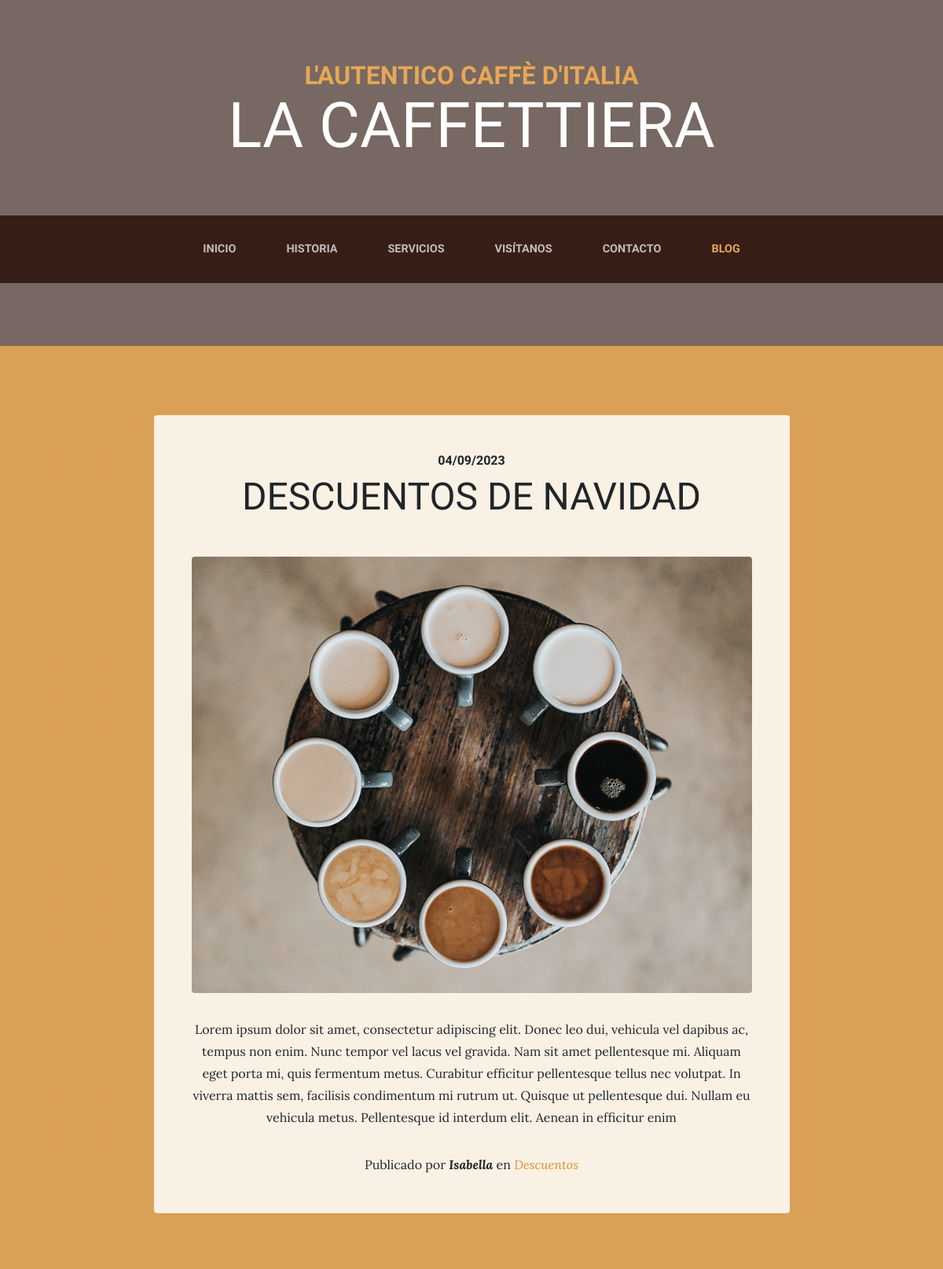
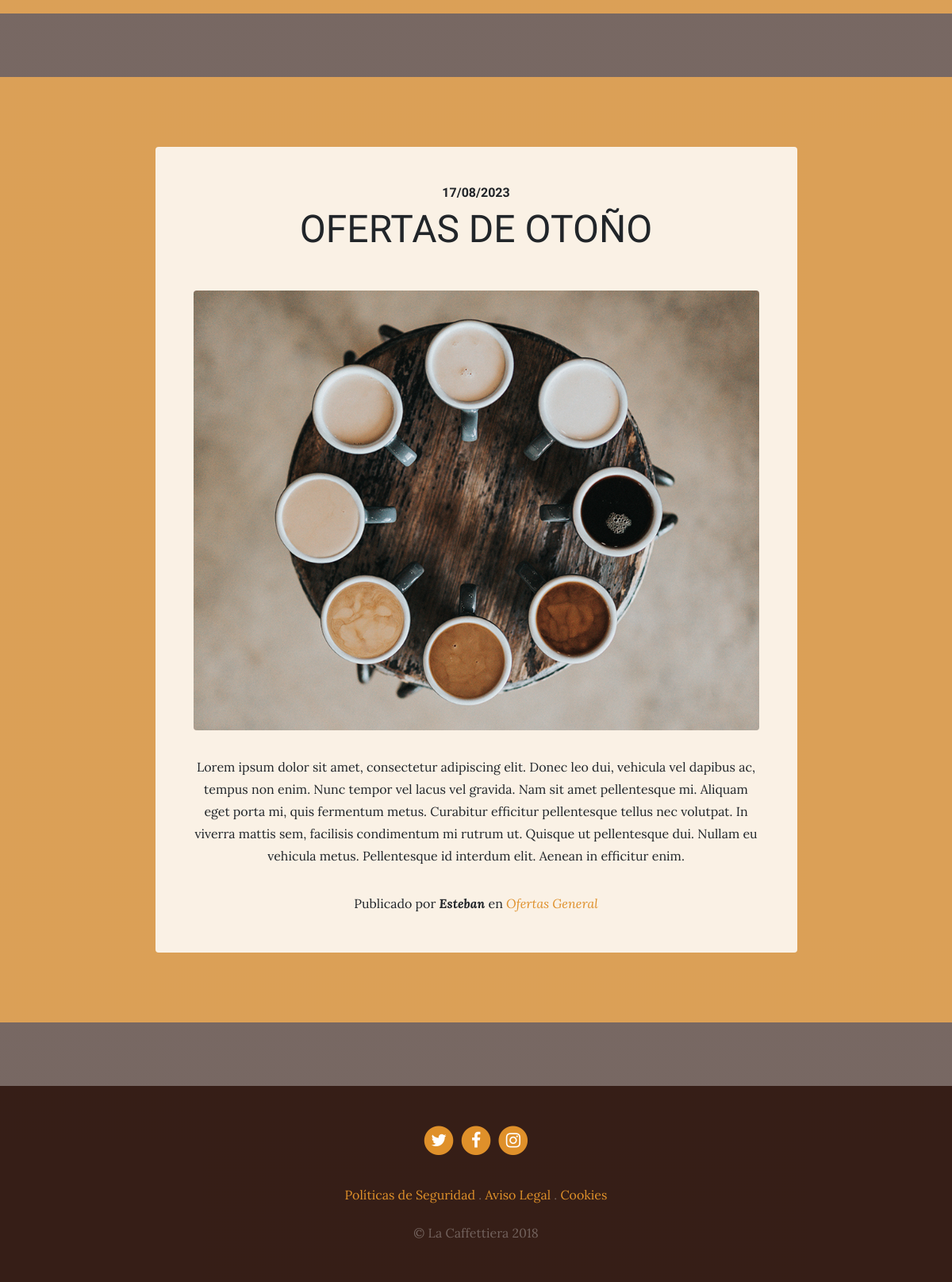
Screenshot of /blog/ with the database file from the repository (2 pictures, top to bottom).
### blog/models.py (models this page shows, shortened)
class Blog(models.Model):
    title=models.CharField(max_length=100, verbose_name="Titulo")
    content=models.TextField(verbose_name="Contenido")
    published=models.DateTimeField(verbose_name="Fecha de publicación", default=now)
    image=models.ImageField(verbose_name="Imagen", upload_to="blog")
    author=models.ForeignKey(User, verbose_name="Autor", on_delete=models.CASCADE)
    categories=models.ManyToManyField(Category, verbose_name="Categorias")
    created=models.DateTimeField(auto_now_add=True, verbose_name="Fecha de creacion")
    updated=models.DateTimeField(auto_now=True, verbose_name="Fecha de modificación")
    class Meta:
        verbose_name="Entrada"
        verbose_name_plural="Entradas"
        ordering=["-created"]
    def __str__(self):
        return self.title

class Category (models.Model):
    name=models.CharField(max_length=50, verbose_name="Nombre de categoria")
    created=models.DateTimeField(auto_now_add=True, verbose_name="Fecha de creacion")
    updated=models.DateTimeField(auto_now=True, verbose_name="Fecha de modificación")
    class Meta:
        verbose_name="Categoria"
        verbose_name_plural="Categorias"
        ordering=["-name"]

### pages/models.py (models this page shows, shortened)
class Page (models.Model):
    title=models.CharField(max_length=100, verbose_name="Título")
    content=RichTextField(verbose_name="Contenido")
    created=models.DateTimeField(auto_now_add=True, verbose_name="Fecha de creacion")
    updated=models.DateTimeField(auto_now=True, verbose_name="Fecha de modificación")
    class Meta:
        verbose_name="Pagina"
        verbose_name_plural="Paginas"
        ordering=["created"]

### blog/views.py (the view)
# urls.py: path('', views.blog, name="blog"),
def blog (request):
    blogs= Blog.objects.all()
    return render(request, "blog/blog.html", {'listBlogs':blogs})

### pages/templatetags/pages_secundary.py (called while the page is built)
@register.simple_tag
def get_list_pages():
    pages=Page.objects.all()
    return pages

### social/processors.py (called while the page is built)
def context(request):
    dict={}
    listSocial=Social.objects.all()
    for social in listSocial:
        dict[social.key]=social.url
    return dict

### blog/templates/blog/blog.html (shortened to what this page needs)
{% extends 'core/base.html' %}
{% block content %}
{% load static %}
{% for blog in listBlogs %}
    <section class="page-section cta">
      <div class="container">
        <div class="row">
          <div class="col-xl-9 mx-auto">
            <div class="cta-innerv text-center rounded">
              <h2 class="section-heading mb-5">
                <span class="section-heading-upper">{{blog.published|date:"SHORT_DATE_FORMAT"}}</span>
                <span class="section-heading-lower">{{blog.title}}</span>
              </h2>
              <p class="mb-0">
                <img class="mx-auto d-flex rounded img-fluid mb-3 mb-lg-0" src="{% static 'core/img/products-01.jpg' %}" alt="">
              </p>
              <p class="mb-0 mbt">
                {{blog.content}}
              </p>
              <p class="mb-0 mbt">
                <span class="section-heading-under">Publicado por <em><b>{{blog.author}}</b></em> en
                {% for category in blog.categories.all %}
                <em><a href="{% url 'category' categoryId=category.id %}" class="link">{{category.name}}</a></em>
                {% endfor %}
                </span>
              </p>
            </div>
          </div>
        </div>
      </div>
    </section>
    {% endfor %}
    {% endblock  %}

### core/templates/core/base.html (shortened to what this page needs)
<!DOCTYPE html>
<html lang="es">
  <head>
     {% load static %}
    <link href="{% static 'core/vendor/bootstrap/css/bootstrap.min.css' %}" rel="stylesheet">
    <link href="{% static 'core/vendor/font-awesome/css/font-awesome.min.css' %}" rel="stylesheet" type="text/css">
    <link rel="stylesheet" href="{% static 'css/bootstrap.min.css' %}">
    <link href="{% static 'core/css/business-casual.css' %}" rel="stylesheet">
  </head>
  <body>
    <h1 class="site-heading text-center text-white d-none d-lg-block">
      <span class="site-heading-upper text-primary mb-3">L'autentico caffè d'italia</span>
      <span class="site-heading-lower">La Caffettiera</span>
    </h1>
    <nav class="navbar navbar-expand-lg navbar-dark py-lg-4" id="mainNav">
      <div class="container">
        <div class="collapse navbar-collapse" id="navbarResponsive">
          <ul class="navbar-nav mx-auto">
            <li class="nav-item {% if request.path == '/' %} active {% endif %}px-lg-4">
              <a class="nav-link text-uppercase text-expanded" href="{% url 'home' %}">Inicio</a>
            </li>
            <li class="nav-item {% if request.path == '/about/' %} active {% endif %} px-lg-4">
              <a class="nav-link text-uppercase text-expanded" href="{% url 'about' %}">Historia</a>
            </li>
            <li class="nav-item {% if request.path == '/services/' %} active {% endif %} px-lg-4">
              <a class="nav-link text-uppercase text-expanded" href="{% url 'services' %}">Servicios</a>
            </li>
            <li class="nav-item {% if request.path == '/store/' %} active {% endif %} px-lg-4">
              <a class="nav-link text-uppercase text-expanded" href="{% url 'store' %}">Visítanos</a>
            </li>
            <li class="nav-item {% if request.path == '/contact/' %} active {% endif %} px-lg-4">
              <a class="nav-link text-uppercase text-expanded" href="{% url 'contact' %}">Contacto</a>
            </li>
            <li class="nav-item {% if request.path == '/blog/' %} active {% endif %} px-lg-4">
              <a class="nav-link text-uppercase text-expanded" href="{% url 'blog' %}">Blog</a>
            </li>
          </ul>
        </div>
      </div>
    </nav>
    {% block content %}{% endblock %}
    <footer class="footer text-faded text-center py-5">
      <div class="container">
        <p class="m-0">
          {% if URL_TWITTER %}
	        <a href="{{URL_TWITTER}}" class="link">
	          <span class="fa-stack fa-lg">
	            <i class="fa fa-circle fa-stack-2x"></i>
	            <i class="fa fa-twitter fa-stack-1x fa-inverse"></i>
	          </span>
	        </a>
          {% endif %}
          {% if URL_FACEBOOK %}
	        <a href="{{URL_FACEBOOK}}" class="link">
	          <span class="fa-stack fa-lg">
	            <i class="fa fa-circle fa-stack-2x"></i>
	            <i class="fa fa-facebook fa-stack-1x fa-inverse"></i>
	          </span>
	        </a>
          {% endif %}
          {% if URL_INSTAGRAM %}
	        <a href="{{URL_INSTAGRAM}}" class="link">
	          <span class="fa-stack fa-lg">
	            <i class="fa fa-circle fa-stack-2x"></i>
	            <i class="fa fa-instagram fa-stack-1x fa-inverse"></i>
	          </span>
	        </a>
          {% endif %}
	    </p>
        <p class="m-0 mbt">
          {% load pages_secundary %}
          {% get_list_pages as listPages %}
          {% for page in listPages %}
          <a href="{% url 'pages' page.id %}" class="link">{{page.title}}</a> {% if not forloop.last %}.{% endif %}
          {% endfor %}
		</p>
        <p class="m-0 mbt1">&copy; La Caffettiera 2018</p>
      </div>
	</footer>
  </body>
</html>

### core/static/core/css/business-casual.css (style rules this page uses)
body { font-family: 'Lora'; background: linear-gradient(rgba(47, 23, 15, 0.65), rgba(47, 23, 15, 0.65)), url("../img/bg.jpg"); background-attachment: fixed; background-position: center; background-size: cover; }
h1, h2, h3, h4, h5, h6 { font-family: 'Raleway'; }
p { line-height: 1.75; }
.text-faded { color: rgba(255, 255, 255, 0.3); }
.site-heading { margin-top: 5rem; margin-bottom: 5rem; text-transform: uppercase; line-height: 1; font-family: 'Raleway'; }
.site-heading .site-heading-upper { display: block; font-size: 2rem; font-weight: 800; }
.site-heading .site-heading-lower { font-size: 5rem; font-weight: 100; line-height: 4rem; }
.page-section { margin-top: 5rem; margin-bottom: 5rem; }
.section-heading { text-transform: uppercase; }
.section-heading .section-heading-upper { display: block; font-size: 1rem; font-weight: 800; padding-bottom:.5rem; }
.section-heading .section-heading-lower { display: block; font-size: 3rem; font-weight: 100; }
#mainNav { background-color: rgba(47, 23, 15, 0.9); font-family: 'Raleway'; }
#mainNav .navbar-nav .nav-item .nav-link { color: rgba(255, 255, 255, 0.7); font-weight: 800; }
#mainNav .navbar-nav .nav-item.active .nav-link { color: #e6a756; }
@media (min-width: 992px) { #mainNav .navbar-nav .nav-item .nav-link { font-size: 0.9rem; } }
.cta { padding-top: 5rem; padding-bottom: 5rem; background-color: rgba(230, 167, 86, 0.9); }
.cta .cta-innerv { position: relative; padding: 3rem; margin: 0.5rem; background-color: rgba(255, 255, 255, 0.85); }
.footer { background-color: rgba(47, 23, 15, 0.9); }
.text-primary { color: #e6a756 !important; }
.mbt { padding-top: 2rem; }
.mbt1 { padding-top: 1.25rem; }
a.link { color: #df902a; }

### rows the page displays
Blog: published "04/09/2023", title "DESCUENTOS DE NAVIDAD", content "Lorem ipsum dolor sit amet, consectetur adipiscing elit. Donec leo dui, vehicula vel dapibus ac, tempus non enim. Nunc tempor vel lacus vel gravida. Nam sit amet pellentesque mi. Aliquam eget porta mi, quis fermentum metus. Curabitur efficitur pellentesque tellus nec volutpat. In viverra mattis sem, facilisis condimentum mi rutrum ut. Quisque ut pellentesque dui. Nullam eu vehicula metus. Pellentesque id interdum elit. Aenean in efficitur enim", author "Isabella"
Category: name "Descuentos"
Blog: published "17/08/2023", title "OFERTAS DE OTOÑO", content "Lorem ipsum dolor sit amet, consectetur adipiscing elit. Donec leo dui, vehicula vel dapibus ac, tempus non enim. Nunc tempor vel lacus vel gravida. Nam sit amet pellentesque mi. Aliquam eget porta mi, quis fermentum metus. Curabitur efficitur pellentesque tellus nec volutpat. In viverra mattis sem, facilisis condimentum mi rutrum ut. Quisque ut pellentesque dui. Nullam eu vehicula metus. Pellentesque id interdum elit. Aenean in efficitur enim.", author "Esteban"
Category: name "Ofertas"
Category: name "General"
Page: title "Políticas de Seguridad"
Page: title "Aviso Legal"
Page: title "Cookies"
